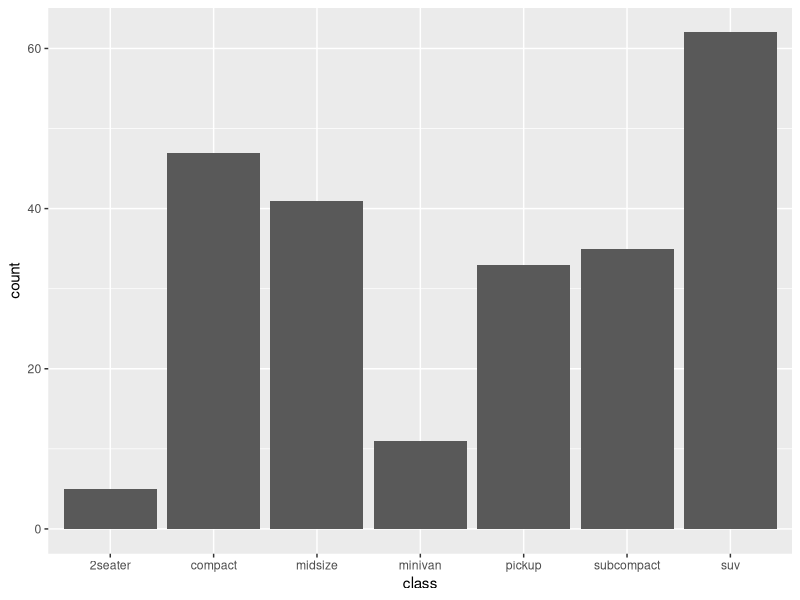
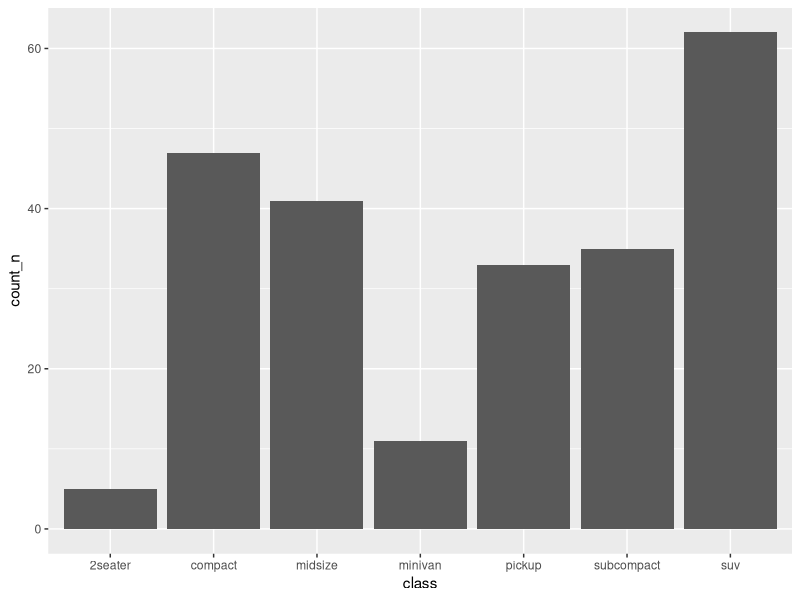
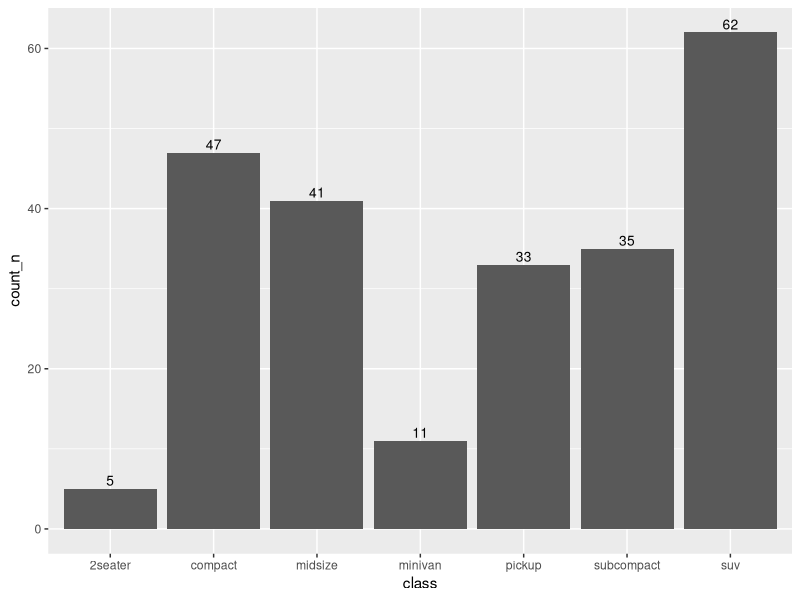
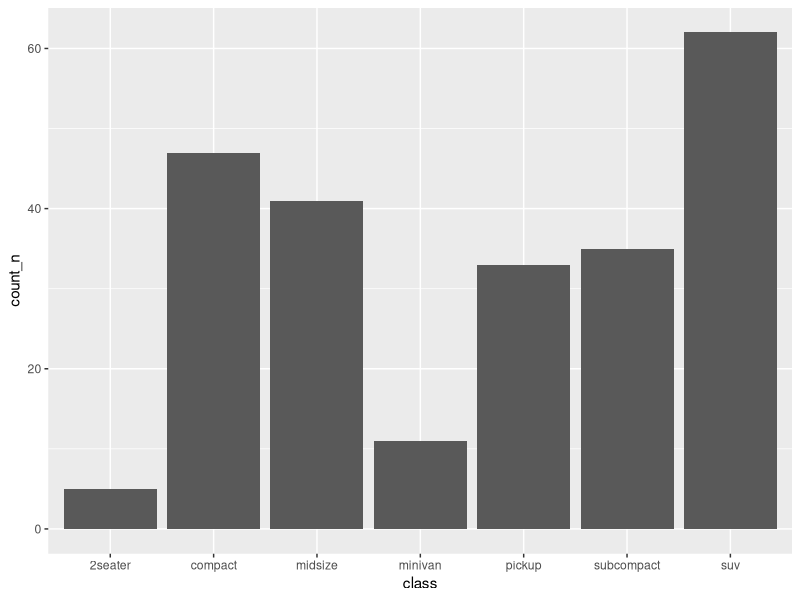
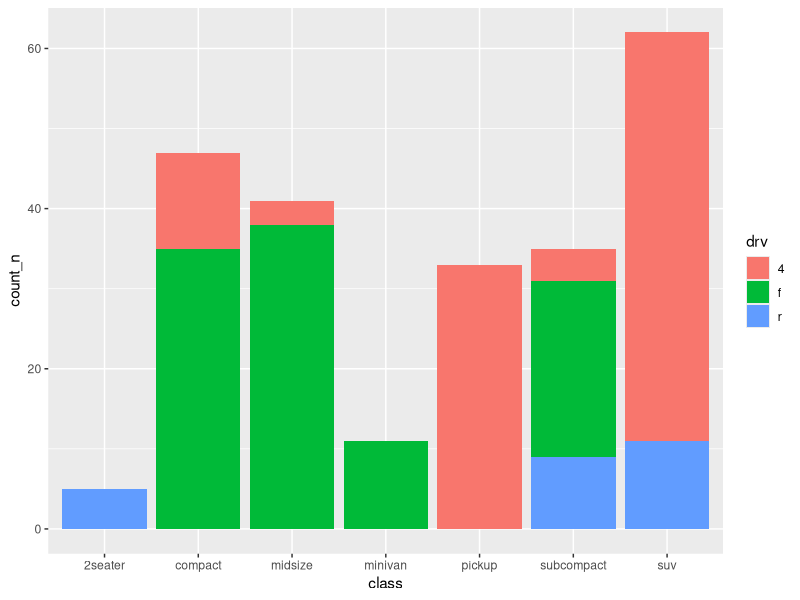
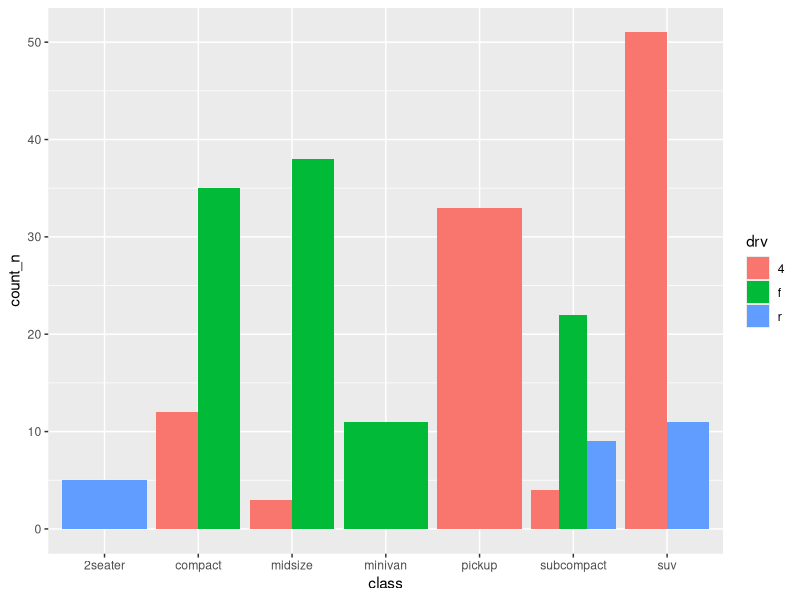

Source code (R) for these figures, in order:
## ---- chunk 1
library(ggplot2)
library(tidyverse)
## ---- chunk 2
mpg[1:10,c(1,2,3,7,9,10,11)]
## ---- chunk 3
ggplot(mpg, aes(class))+ geom_bar()
# Equal to ggplot(mpg, aes(class))+ geom_bar(stat = "count")
## ---- chunk 4
mpg_count=mpg %>% group_by(class) %>% summarise(count_n=n()) %>% ungroup()
mpg_count
## ---- chunk 5
ggplot(mpg_count, aes(class,count_n))+ geom_col()
## ---- chunk 6
ggplot(mpg_count, aes(class,count_n))+ geom_bar(stat = "identity")+
  geom_text(aes(label=count_n), vjust=-0.3, size=3.5)
## ---- chunk 7
mpg_drv_count=mpg %>% group_by(class, drv) %>% summarise(count_n=n()) %>% ungroup()
mpg_drv_count
## ---- chunk 8
ggplot(mpg_drv_count, aes(class,count_n))+ geom_col()
## ---- chunk 9
ggplot(mpg_drv_count, aes(class,count_n,fill=drv))+ geom_col()
# default geom_col(position = "stack")
## ---- chunk 10
ggplot(mpg_drv_count, aes(class,count_n,fill=drv))+ geom_col(position = "dodge")
